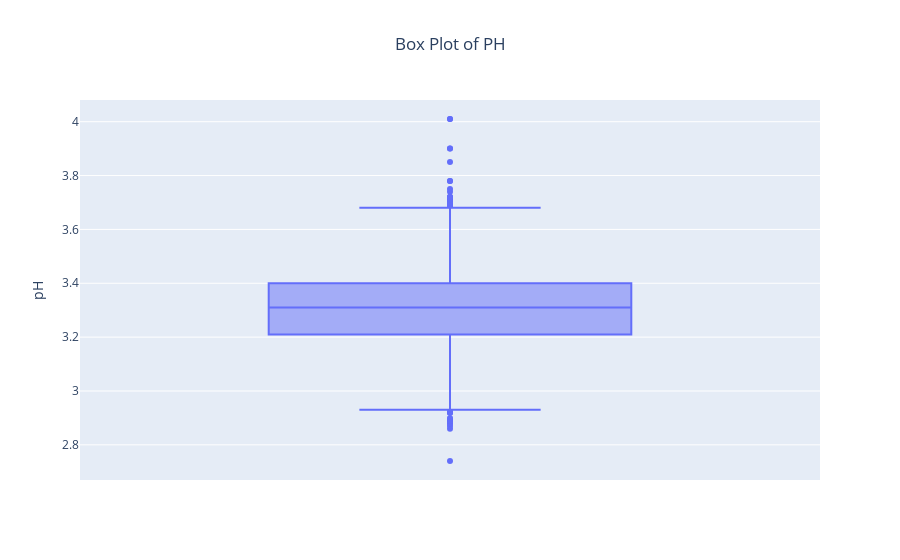

Notebook cell for this chart:
### Code cell
fig = go.Figure(px.box(red_wine_data, y = 'pH', title = 'Box Plot of PH'))
fig.update_layout(title_x=0.5)
fig.show()

### Figure 1 — Plotly figure (JSON) as saved in the notebook; plotly's stock layout.template omitted (floating-point values rounded to 4 significant figures; data arrays with more than 128 entries replaced by an {"elided": "..."} marker saying what was removed)
{"data": [{"alignmentgroup": "True", "hovertemplate": "pH=%{y}<extra></extra>", "legendgroup": "", "marker": {"color": "#636efa"}, "name": "", "notched": false, "offsetgroup": "", "orientation": "v", "showlegend": false, "type": "box", "x0": " ", "xaxis": "x", "y": {"elided": "1599 float values"}, "y0": " ", "yaxis": "y"}], "layout": {"autosize": true, "boxmode": "group", "legend": {"tracegroupgap": 0}, "title": {"text": "Box Plot of PH", "x": 0.5}, "xaxis": {"anchor": "y", "autorange": true, "domain": [0, 1], "range": [-0.5, 0.5], "type": "category"}, "yaxis": {"anchor": "x", "autorange": true, "domain": [0, 1], "range": [2.669, 4.081], "title": {"text": "pH"}, "type": "linear"}}}
